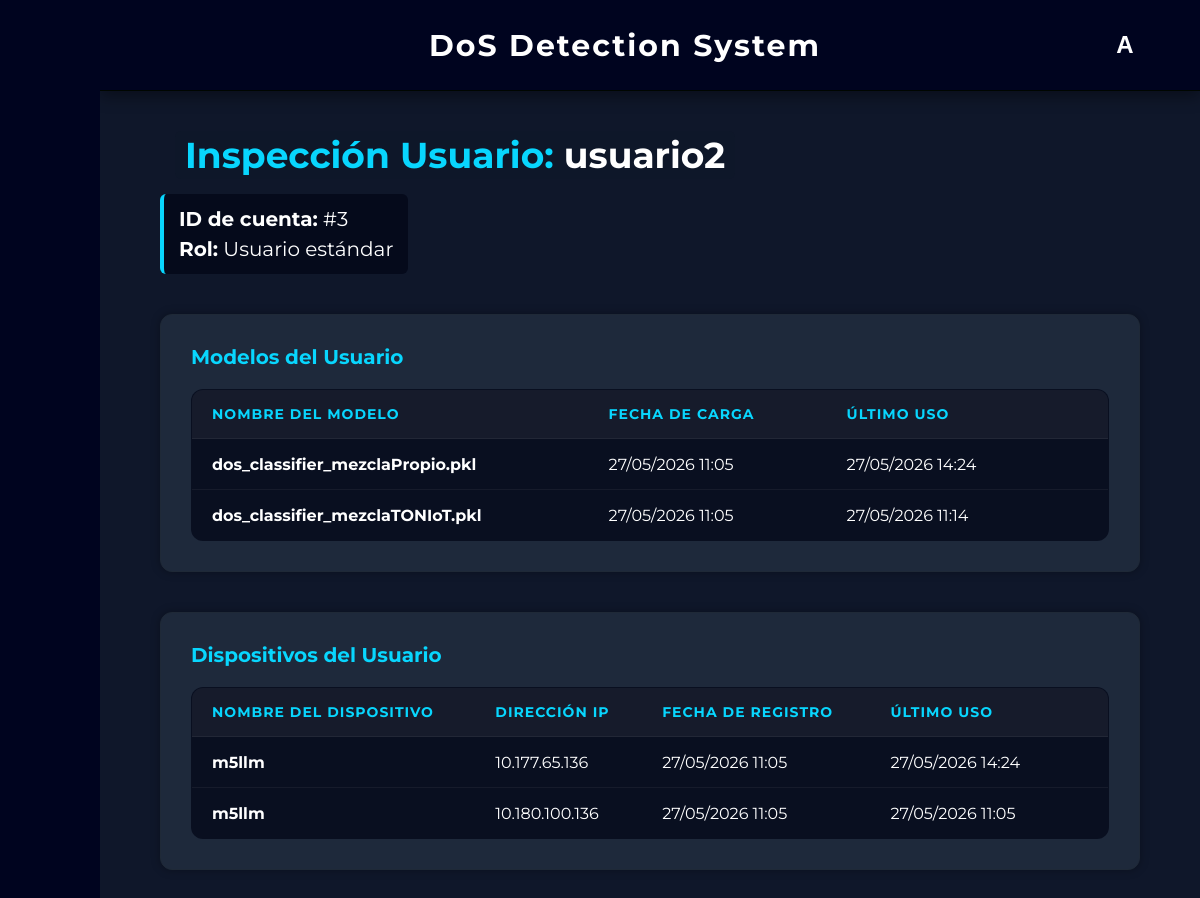
The page /admin/usuarios/ver/3 (signed in) on the database its author committed.
### app/models.py (models this page shows, shortened)
class User(db.Model):
    __tablename__ = 'usuarios'
    id = db.Column(db.Integer, primary_key=True)
    username = db.Column(db.String(50), unique=True, nullable=False)
    password_hash = db.Column(db.String(256), nullable=False)
    fecha_registro = db.Column(db.DateTime, default=datetime.now(pytz.timezone('Europe/Madrid')))
    is_admin = db.Column(db.Boolean, default=False)

class Modelo(db.Model):
    __tablename__ = 'modelos'
    id = db.Column(db.Integer, primary_key=True)
    nombre = db.Column(db.String(150), nullable=False)
    ruta_archivo = db.Column(db.String(255), nullable=False)
    usuario_id = db.Column(db.Integer, db.ForeignKey('usuarios.id'), nullable=False)
    fecha_subida = db.Column(db.DateTime, default=datetime.now(pytz.timezone('Europe/Madrid')))
    fecha_ultimo_uso = db.Column(db.DateTime, default=datetime.now(pytz.timezone('Europe/Madrid')))
    usuario = db.relationship('User', backref=db.backref('modelos', lazy=True))

class Dispositivo(db.Model):
    __tablename__ = 'dispositivos'
    id = db.Column(db.Integer, primary_key=True)
    nombre = db.Column(db.String(150), nullable=False)
    ip = db.Column(db.String(50), nullable=False)
    usuario_id = db.Column(db.Integer, db.ForeignKey('usuarios.id'), nullable=False)
    fecha_registro = db.Column(db.DateTime, default=datetime.now(pytz.timezone('Europe/Madrid')))
    fecha_ultimo_uso = db.Column(db.DateTime, default=datetime.now(pytz.timezone('Europe/Madrid')))
    usuario = db.relationship('User', backref=db.backref('dispositivos', cascade="all, delete-orphan", lazy=True))

### app/routes/pages/admin.py (the view)
@admin_bp.route("/admin/usuarios/ver/<int:user_id>")
@admin_required
def ver_detalles(user_id):
    usuario = User.query.get_or_404(user_id)
    return render_template("admin_ver_usuario.html", usuario=usuario)

### app/routes/pages/admin.py (called while the page is built)
def admin_required(f):
    @wraps(f)
    def decorated_function(*args, **kwargs):
        if not session.get('is_admin'):
            flash("Acceso denegado. Se requieren permisos de administrador.", "error")
            return redirect(url_for('dashboard.dashboard'))
        return f(*args, **kwargs)
    return decorated_function

### app/templates/admin_ver_usuario.html (shortened to what this page needs)
{% extends "base.html" %}
{% block content %}
<div style="padding: 40px 60px; max-width: 1200px; margin: 0 auto;">
    <div style="margin-bottom: 40px;">
        <div style="display: flex; align-items: center; gap: 15px;">
            <h2 style="color: #08d6fe; background-color: #0f172ad3; margin: 0; font-size: 36px; padding: 2px 10px; border-radius: 6px;">
                Inspección Usuario: <span style="color: white;">{{ usuario.username }}</span>
            </h2>
        </div>
        <div style="margin-top: 15px; padding: 10px 15px; background: rgba(2, 6, 23, 0.726); border-left: 4px solid #08d6fe; border-radius: 6px; display: inline-flex; align-items: center; gap: 15px;">
            <p style="color: white; font-size: 20px; margin: 0; line-height: 1.5;">
                <strong>ID de cuenta:</strong> #{{ usuario.id }} <br>
                <strong>Rol:</strong> {% if usuario.is_admin %}<span style="color:#ef4444; font-weight:bold;">Administrador</span>{% else %}Usuario estándar{% endif %}
            </p>
        </div>
    </div>
    <div class="card" style="padding: 30px; margin-bottom: 40px;">
        <h3 style="color: #08d6fe; margin-bottom: 20px; font-size: 20px;"> Modelos del Usuario</h3>
        <table class="glass-table">
            <thead>
                <tr>
                    <th>Nombre del Modelo</th>
                    <th>Fecha de Carga</th>
                    <th>Último Uso</th>
                    <th style="text-align: center;"> </th>
                </tr>
            </thead>
            <tbody>
                {% for modelo in usuario.modelos %}
                <tr>
                    <td style="font-weight: bold; color: white;">{{ modelo.nombre }}</td>
                    <td>{{ modelo.fecha_subida.strftime('%d/%m/%Y %H:%M') if modelo.fecha_subida else '---' }}</td>
                    <td>{{ modelo.fecha_ultimo_uso.strftime('%d/%m/%Y %H:%M') if modelo.fecha_ultimo_uso else '---' }}</td>
                    <td style="text-align: center;">
                        <form action="{{ url_for('admin.delete_model_admin', model_id=modelo.id) }}" method="POST"
                              onsubmit="confirmAction(event, this, '¿Eliminar este modelo del inventario del usuario? Esta acción es irreversible.');">
                            <button type="submit" class="delete-btn" title="Forzar eliminación de modelo">
                            </button>
                        </form>
                    </td>
                </tr>
                {% else %}
                <tr>
                    <td colspan="4" style="text-align: center; padding: 20px; opacity: 0.6;">Este usuario no ha subido ningún modelo.</td>
                </tr>
                {% endfor %}
            </tbody>
        </table>
    </div>
    <div class="card" style="padding: 30px;">
        <h3 style="color: #08d6fe; margin-bottom: 20px; font-size: 20px;"> Dispositivos del Usuario</h3>
        <table class="glass-table">
            <thead>
                <tr>
                    <th>Nombre del Dispositivo</th>
                    <th>Dirección IP</th>
                    <th>Fecha de Registro</th>
                    <th>Último Uso</th>
                    <th style="text-align: center;"> </th>
                </tr>
            </thead>
            <tbody>
                {% for dispositivo in usuario.dispositivos %}
                <tr>
                    <td style="font-weight: bold; color: white;">{{ dispositivo.nombre }}</td>
                    <td style="color: white;">{{ dispositivo.ip }}</td>
                    <td>{{ dispositivo.fecha_registro.strftime('%d/%m/%Y %H:%M') if dispositivo.fecha_registro else '---' }}</td>
                    <td>{{ dispositivo.fecha_ultimo_uso.strftime('%d/%m/%Y %H:%M') if dispositivo.fecha_ultimo_uso else '---' }}</td>
                    <td style="text-align: center;">
                        <form action="{{ url_for('admin.delete_device_admin', device_id=dispositivo.id) }}" method="POST"
                              onsubmit="confirmAction(event, this, '¿Desvincular este dispositivo de la cuenta del usuario?');">
                            <button type="submit" class="delete-btn" title="Forzar eliminación de dispositivo">
                            </button>
                        </form>
                    </td>
                </tr>
                {% else %}
                <tr>
                    <td colspan="5" style="text-align: center; padding: 20px; opacity: 0.6;">Este usuario no tiene ningún dispositivo M5Stack registrado.</td>
                </tr>
                {% endfor %}
            </tbody>
        </table>
    </div>
</div>
{% endblock %}

### app/static/css/style.css (style rules this page uses)
* { margin: 0; padding: 0; box-sizing: border-box; }
body { font-family: 'Montserrat'; background-color: #0f172a; color: #e5e7eb; }
button { background-color: #013d76; color: white; border: none; padding: 10px 15px; border-radius: 8px; cursor: pointer; margin-right: 10px; font-weight: bold; }
.card { background-color: #1e293b; padding: 20px; border-radius: 12px; margin-bottom: 20px; border: 1px solid #1f2937; box-shadow: 0 0 10px rgba(0,0,0,0.3); }
.body-home { background-image: url('../img/fondo.png'); background-size: cover; background-position: center; background-repeat: no-repeat; background-attachment: fixed; margin: 0; height: 100vh; }
.glass-table { width: 100%; border-collapse: collapse; background-color: rgba(2, 6, 23, 0.726); border: 1px solid rgba(255, 255, 255, 0.1); border-radius: 12px; overflow: hidden; color: white; }
.glass-table th, .glass-table td { padding: 15px 20px; text-align: left; border-bottom: 1px solid rgba(255, 255, 255, 0.05); }
.glass-table th { background-color: rgba(255, 255, 255, 0.05); font-weight: bold; color: #08d6fe; text-transform: uppercase; font-size: 14px; letter-spacing: 1px; }
.delete-btn { background: transparent; border: none; color: #94a3b8; font-size: 18px; cursor: pointer; transition: all 0.2s ease; padding: 5px; margin: 0; }

### rows shown on the page
User: username "usuario2", id "3"
Modelo: nombre "dos_classifier_mezclaPropio.pkl", fecha_subida "27/05/2026 11:05", fecha_ultimo_uso "27/05/2026 14:24"
Modelo: nombre "dos_classifier_mezclaTONIoT.pkl", fecha_subida "27/05/2026 11:05", fecha_ultimo_uso "27/05/2026 11:14"
Dispositivo: nombre "m5llm", ip "10.177.65.136", fecha_registro "27/05/2026 11:05", fecha_ultimo_uso "27/05/2026 14:24"
Dispositivo: nombre "m5llm", ip "10.180.100.136", fecha_registro "27/05/2026 11:05", fecha_ultimo_uso "27/05/2026 11:05"

### other values the page prints
{{ session.get('username')[0] | upper }} "A"
